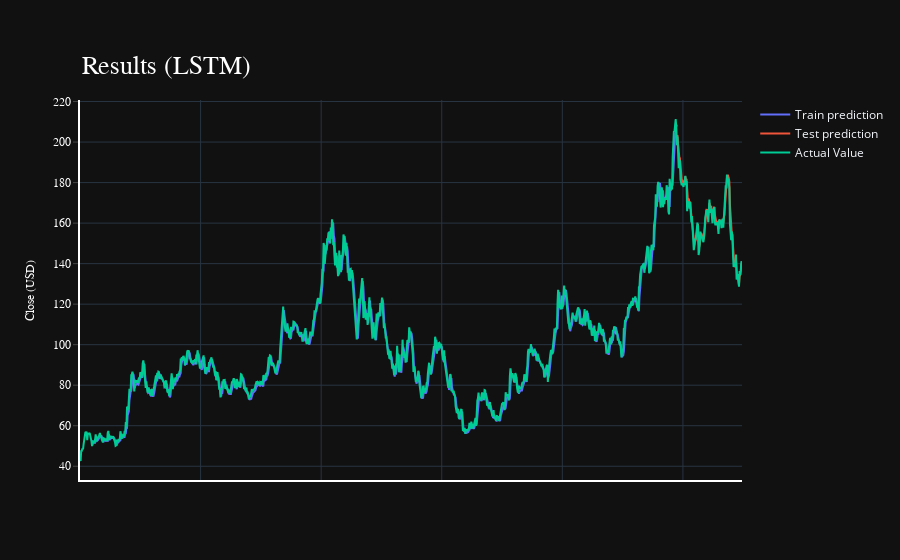

Notebook code cell kept with this figure:
### Markdown cell above
## 7. 绘制图像

### Code cell
import plotly.express as px
import plotly.graph_objects as go

fig = go.Figure()
fig.add_trace(go.Scatter(go.Scatter(x=result.index, y=result[0],
                    mode='lines',
                    name='Train prediction')))
fig.add_trace(go.Scatter(x=result.index, y=result[1],
                    mode='lines',
                    name='Test prediction'))
fig.add_trace(go.Scatter(go.Scatter(x=result.index, y=result[2],
                    mode='lines',
                    name='Actual Value')))
fig.update_layout(
    xaxis=dict(
        showline=True,
        showgrid=True,
        showticklabels=False,
        linecolor='white',
        linewidth=2
    ),
    yaxis=dict(
        title_text='Close (USD)',
        titlefont=dict(
            family='Rockwell',
            size=12,
            color='white',
        ),
        showline=True,
        showgrid=True,
        showticklabels=True,
        linecolor='white',
        linewidth=2,
        ticks='outside',
        tickfont=dict(
            family='Rockwell',
            size=12,
            color='white',
        ),
    ),
    showlegend=True,
    template = 'plotly_dark'

)



annotations = []
annotations.append(dict(xref='paper', yref='paper', x=0.0, y=1.05,
                              xanchor='left', yanchor='bottom',
                              text='Results (LSTM)',
                              font=dict(family='Rockwell',
                                        size=26,
                                        color='white'),
                              showarrow=False))
fig.update_layout(annotations=annotations)

fig.show()

### Figure 1 — Plotly figure (JSON) as saved in the notebook; plotly's stock layout.template omitted (floating-point values rounded to 4 significant figures; data arrays with more than 128 entries replaced by an {"elided": "..."} marker saying what was removed)
{"data": [{"mode": "lines", "name": "Train prediction", "type": "scatter", "x": {"elided": "1099 int values"}, "y": {"elided": "1099 float values"}}, {"mode": "lines", "name": "Test prediction", "type": "scatter", "x": {"elided": "1099 int values"}, "y": {"elided": "1099 float values"}}, {"mode": "lines", "name": "Actual Value", "type": "scatter", "x": {"elided": "1099 int values"}, "y": {"elided": "1099 float values"}}], "layout": {"annotations": [{"font": {"color": "white", "family": "Rockwell", "size": 26}, "showarrow": false, "text": "Results (LSTM)", "x": 0, "xanchor": "left", "xref": "paper", "y": 1.05, "yanchor": "bottom", "yref": "paper"}], "showlegend": true, "xaxis": {"linecolor": "white", "linewidth": 2, "showgrid": true, "showline": true, "showticklabels": false}, "yaxis": {"linecolor": "white", "linewidth": 2, "showgrid": true, "showline": true, "showticklabels": true, "tickfont": {"color": "white", "family": "Rockwell", "size": 12}, "ticks": "outside", "title": {"font": {"color": "white", "family": "Rockwell", "size": 12}, "text": "Close (USD)"}}}}
